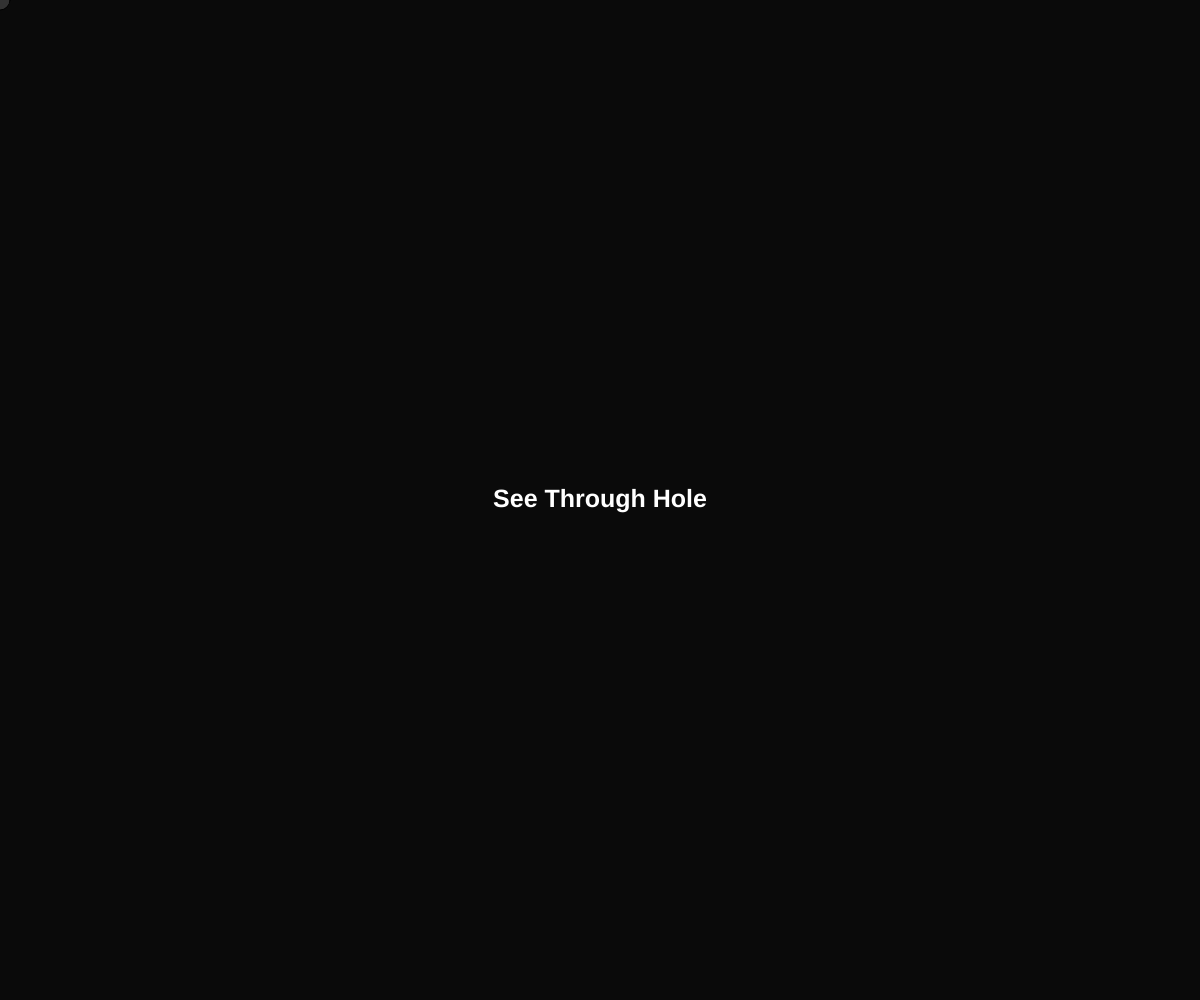
Frame 1 (no input)
Frame 60 (no input): identical to frame 1, image omitted
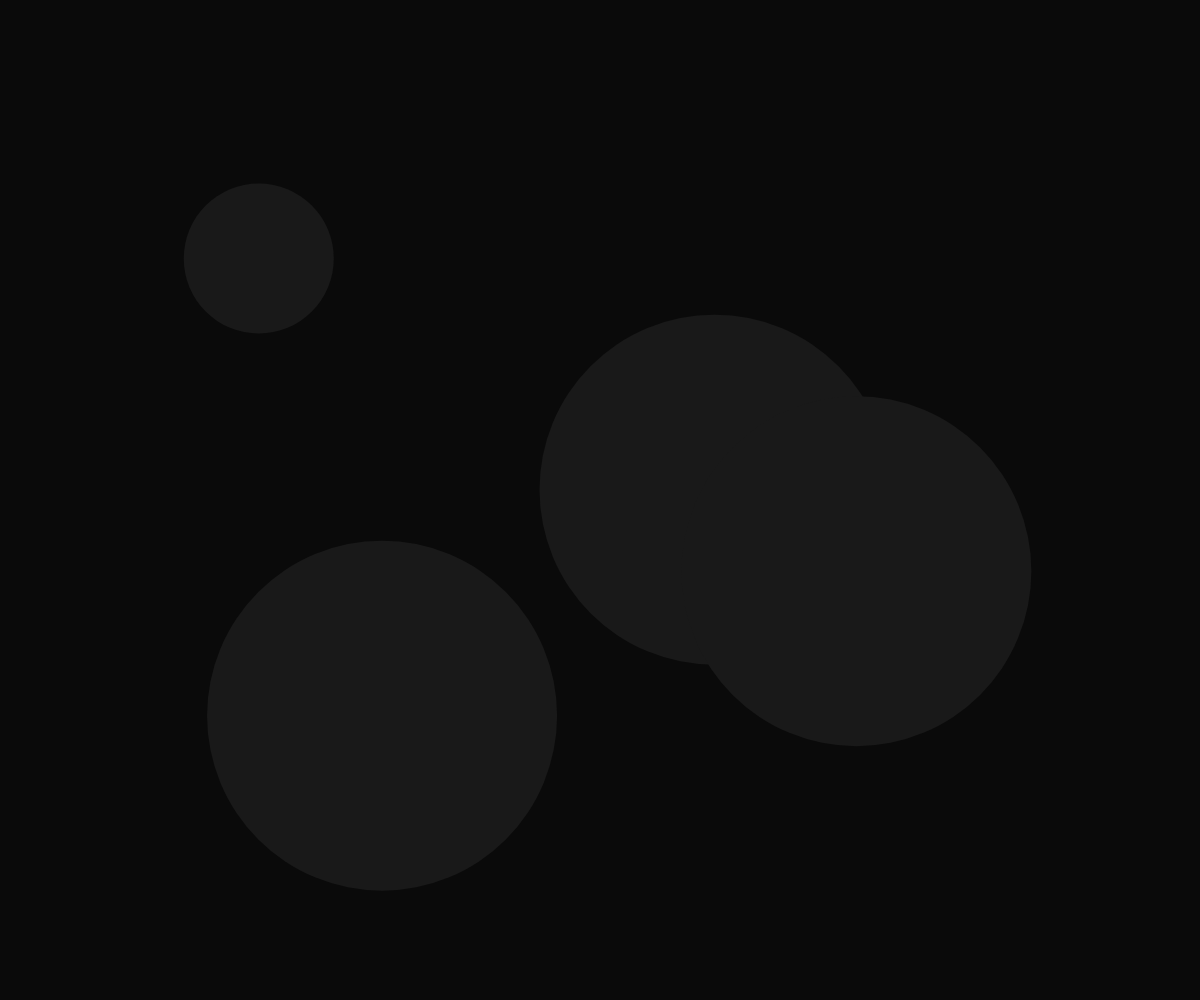
Frame 120 (the mouse pressed at the canvas centre since frame 60)

The p5.js sketch that drew these frames (run headless with seeded random() and noise() and a simulated clock; from frame 60 on, the mouse is pressed at the canvas centre):

// p5.js sketch
// ── sketch.js
let stage = "start-screen"; //"start-screen";

let holes = [];
let numHoles = 4;
let systems = [];
let canvas;

function setup() {
  canvas = createCanvas(windowWidth, windowHeight);

  textSize(25);
  textAlign(CENTER, CENTER);
  textStyle(BOLD);
  textFont("arial");
  let holeSizes = [150, 200, 350];

  //data for holes
  for (let i = 0; i < numHoles; i++) {
    let d = random(holeSizes); //random diameter between random(150-350)
    holes[i] = {
      x: random(d, width - d),
      y: random(d, height - d),
      xv: random(-4, 4),
      yv: random(-4, 4),
      d: d,
//       mask: ()=> {}
    };
    
    holes[i].mask = () => {
      circle(holes[i].x, holes[i].y, holes[i].d);
    };
  }

}

function draw() {
  background(10);
  switch (stage) {
    case "start-screen":
      fill(50);
      circle(mouseX, mouseY, 20);
      // rect(width/2 - 130,height/2 -15,260,30);//text area
      fill(255);
      text("See Through Hole", width / 2, height / 2);
      //mouse click on text area
      if (
        mouseX > width / 2 - 130 &&
        mouseX < width / 2 + 130 &&
        mouseY > height / 2 - 15 &&
        mouseY < height / 2 + 15
      ) {
        if (mouseIsPressed) {
          mouseIsPressed = false;
          //change stage
          stage = "see-through";
        }
      }
      break;
    case "see-through":
      background(10);

      for (let i = 0; i < numHoles; i++) {
        push();
        clip(holes[i].mask);
        
        drawParticles();
        pop();

        
        //move them around
        holes[i].x += holes[i].xv;
        holes[i].y += holes[i].yv;
        
        //bounds 
        if (
          holes[i].x - holes[i].d / 2 < 0 ||
          holes[i].x + holes[i].d / 2 > width
        ) {
          holes[i].xv *= -1; //change direction
        } else if (
          holes[i].y - holes[i].d / 2 < 0 ||
          holes[i].y + holes[i].d / 2 > height
        ) {
          holes[i].yv *= -1; //change direction
        }
      }

      for (let system of systems) {
        system.run();
        system.addParticle(); //for adding new  falling circles
      }

  }
}

function drawParticles() {
  background(25);


  for (let system of systems) {
    system.display();
  }
  //
  if (mouseIsPressed) {
    mouseIsPressed = false; //only one click happens
    systems.push(new ParticleSystem(createVector(mouseX, mouseY)));
  }
}

function windowResized() {
  resizeCanvas(windowWidth, windowHeight);
}








// A simple Particle class
let Particle = function (position) {
  this.acceleration = createVector(0, 0.1);
  this.velocity = createVector(random(-2, 2), random(-1, 1));
  this.position = position.copy();
  this.lifespan = 111.0;
  this.color = color(150);
  this.size = random(3, 6);
};

Particle.prototype.run = function () {
  this.update();
};
Particle.prototype.display = function () {
  this.display();
};

// Method to update position
Particle.prototype.update = function () {
  this.velocity.add(this.acceleration);
  this.position.add(this.velocity);
  this.lifespan -= 1;
};

// Method to display
Particle.prototype.display = function () {
  stroke(this.color);
  strokeWeight(0.8);
  fill(100, this.lifespan);
  this.size = random(10, 60);
  // 여기에서 this.size를 사용하여 파티클의 크기를 조정
  ellipse(this.position.x, this.position.y, this.size, this.size);
};


Particle.prototype.isDead = function () {
  if (this.lifespan < 0) {
    return true;
  } else {
    return false;
  }
};

let ParticleSystem = function (position) {
  this.origin = position.copy();
  this.particles = [];
};

ParticleSystem.prototype.addParticle = function () {
  // Add either a Particle or CrazyParticle to the system
  if (int(random(0, 2)) == 0) {
    p = new Particle(this.origin);
  } else {
    p = new CrazyParticle(this.origin);
  }
  this.particles.push(p);
  
};

ParticleSystem.prototype.run = function () {
  for (let i = this.particles.length - 1; i >= 0; i--) {
    let p = this.particles[i];
    p.run();
    if (p.isDead()) {
      this.particles.splice(i, 1);
    }
  }
};
ParticleSystem.prototype.display = function () {
  for (let i = this.particles.length - 1; i >= 0; i--) {
    let p = this.particles[i];
    p.display();
  }
};


// A subclass of Particle

function CrazyParticle(origin) {
  
  Particle.call(this, origin);

  // Initialize our added properties
  this.theta = 0.6;
}

CrazyParticle.prototype = Object.create(Particle.prototype); 

// Set the "constructor" property to refer to CrazyParticle
CrazyParticle.prototype.constructor = CrazyParticle;

// This update() method overrides the parent class update() method
CrazyParticle.prototype.update = function () {
  Particle.prototype.update.call(this);
  // Increment rotation based on horizontal velocity
  this.theta += (this.velocity.x * this.velocity.mag()) / 10.1;
};

// This display() method overrides the parent class display() method
CrazyParticle.prototype.display = function () {
  // Render the ellipse just like in a regular particle
  Particle.prototype.display.call(this);
  // Then add a rotating line
 push();
  translate(this.position.x, this.position.y);
  rotate(this.theta);
  stroke(50, this.lifespan);
  line(0, 0, 0, 0);
  pop();
};
